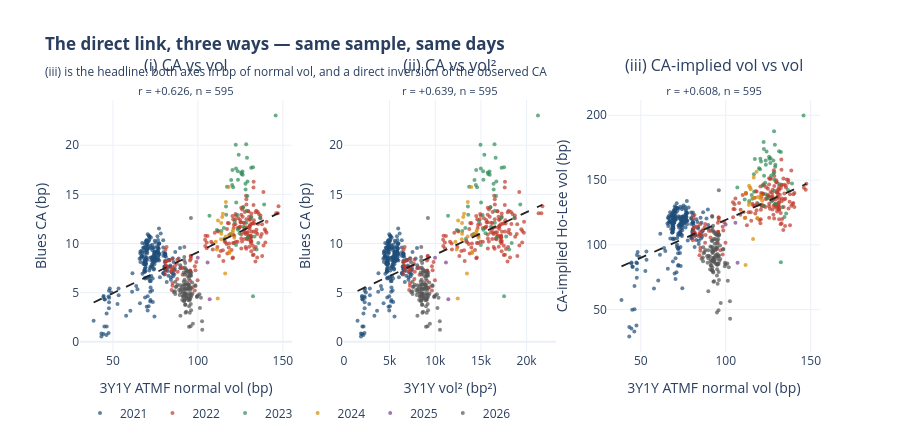

Notebook code cell kept with this figure:
### Markdown cell above
### Scatters — (i), (ii) and (iii) side by side

Same sample, same colouring, three transformations of the same link. (i) and
(ii) put a `bp`-of-CA quantity against a `bp`-of-vol one and against its
square; (iii) is the only one whose two axes are the same unit, and it is the
only one that inverts the model rather than assuming it.

### Code cell
from plotly.subplots import make_subplots

_pan = _al.dropna(subset=["iv", "ca", "vol"]).copy()
_pan["year"] = _pan.index.year
_SPECS = [("(i) CA vs vol", _pan["vol"], _pan["ca"],
           "3Y1Y ATMF normal vol (bp)", "Blues CA (bp)"),
          ("(ii) CA vs vol²", _pan["vol"] ** 2, _pan["ca"],
           "3Y1Y vol² (bp²)", "Blues CA (bp)"),
          ("(iii) CA-implied vol vs vol", _pan["vol"], _pan["iv"],
           "3Y1Y ATMF normal vol (bp)", "CA-implied Ho-Lee vol (bp)")]
_YRCOL = {2021: "#1f4e79", 2022: "#c0392b", 2023: "#2e8b57", 2024: "#d98b00",
          2025: "#7d3c98", 2026: "#555555"}

figpan = make_subplots(rows=1, cols=3, horizontal_spacing=0.07,
                       subplot_titles=[s[0] for s in _SPECS])
for _j, (_ttl, _x, _y, _xl, _yl) in enumerate(_SPECS, start=1):
    _st = CVL.ols(_y, _x)
    for _yr, _g in _pan.groupby("year"):
        figpan.add_trace(go.Scatter(
            x=_x.loc[_g.index], y=_y.loc[_g.index], mode="markers", name=str(_yr),
            legendgroup=str(_yr), showlegend=(_j == 1),
            marker=dict(size=4, color=_YRCOL.get(int(_yr), "#888"), opacity=0.7)),
            row=1, col=_j)
    _xs = np.linspace(float(_x.min()), float(_x.max()), 40)
    figpan.add_trace(go.Scatter(x=_xs, y=_st["alpha"] + _st["beta"] * _xs, mode="lines",
                                showlegend=False,
                                line=dict(color="#222", width=1.8, dash="dash")),
                     row=1, col=_j)
    figpan.layout.annotations[_j - 1].text = (
        f"{_ttl}<br><sub>r = {_st['corr']:+.3f}, n = {_st['n']}</sub>")
    figpan.update_xaxes(title_text=_xl, row=1, col=_j)
    figpan.update_yaxes(title_text=_yl, row=1, col=_j)
figpan.update_layout(
    title=("<b>The direct link, three ways — same sample, same days</b>"
           "<br><sub>(iii) is the headline: both axes in bp of normal vol, and "
           "a direct inversion of the observed CA</sub>"),
    template="plotly_white", height=440,
    legend=dict(orientation="h", yanchor="bottom", y=-0.30, x=0))
figpan.show()

_three = pd.DataFrame([
    {"test": "(i)   CA vs vol", **CVL.ols(_pan["ca"], _pan["vol"])},
    {"test": "(ii)  CA vs vol^2", **CVL.ols(_pan["ca"], _pan["vol"] ** 2)},
    {"test": "(iii) CA-implied vol vs vol", **CVL.ols(_pan["iv"], _pan["vol"])},
]).set_index("test")
print(f"all three on the SAME {len(_pan)} days — the days on which the implied vol "
      f"is defined, i.e. CA > 0. (i) alone over its own larger sample "
      f"(n = {int(H1.loc[H1['x'].str.startswith(CFG.citi_node), 'n_levels'].iloc[0])}, "
      "including the 9 non-positive-CA days) scores +0.728; the 0.013 difference "
      "is those 9 days, and restricting is the right choice because a three-way "
      "comparison on three different samples is not a comparison.")
print(_three.round(4).to_string())
print("\n(ii) does NOT beat (i) here, which is worth stating plainly: over this "
      "sample the vol range is wide enough that the sigma^2 curvature is real, but "
      "the CA's own noise dominates it. The reason (iii) is the headline is not "
      "that it has the biggest r -- it does not -- but that it is the only one "
      "whose two sides are the same quantity in the same unit, so its slope is "
      "interpretable and its level is comparable.")
_three.to_csv(DATA / "ca_vol_link_three_ways.csv")

### Figure 1 — Plotly figure (JSON) as saved in the notebook; plotly's stock layout.template omitted (floating-point values rounded to 4 significant figures; data arrays with more than 128 entries replaced by an {"elided": "..."} marker saying what was removed)
{"data": [{"legendgroup": "2021", "marker": {"color": "#1f4e79", "opacity": 0.7, "size": 4}, "mode": "markers", "name": "2021", "showlegend": true, "type": "scatter", "x": {"elided": "235 float values"}, "xaxis": "x", "y": {"elided": "235 float values"}, "yaxis": "y"}, {"legendgroup": "2022", "marker": {"color": "#c0392b", "opacity": 0.7, "size": 4}, "mode": "markers", "name": "2022", "showlegend": true, "type": "scatter", "x": {"elided": "186 float values"}, "xaxis": "x", "y": {"elided": "186 float values"}, "yaxis": "y"}, {"legendgroup": "2023", "marker": {"color": "#2e8b57", "opacity": 0.7, "size": 4}, "mode": "markers", "name": "2023", "showlegend": true, "type": "scatter", "x": [133.3, 119.3, 113.8, 111.1, 106.8, 115.3, 123.2, 126.7, 145.8, 126.9, 126.2, 124.0, 120.2, 123.6, 129.2, 125.5, 122.5, 128.9, 128.0, 122.4, 120.8, 116.5, 117.1, 119.6, 128.1, 123.5, 120.3, 122.3, 125.7, 126.4, 132.4, 131.4, 128.5, 131.3, 129.1, 128.4, 135.5, 139.0, 134.5, 136.6, 132.4, 129.3, 128.5, 124.5, 123.5, 122.4, 121.6, 115.6, 116.7], "xaxis": "x", "y": [10.71, 10.97, 11.28, 11.36, 12.83, 11.58, 12.89, 13.71, 23.01, 11.71, 17.33, 19.03, 15.96, 16.5, 16.3, 17.21, 14.16, 18.73, 16.07, 17.63, 15.72, 13.75, 15.77, 16.47, 15.49, 17.36, 17.47, 20.03, 17.08, 16.99, 17.75, 17.7, 13.33, 12.61, 14.83, 20.1, 10.05, 13.95, 9.387, 12.63, 4.626, 10.62, 12.1, 11.05, 11.39, 9.856, 12.23, 10.47, 12.92], "yaxis": "y"}, {"legendgroup": "2024", "marker": {"color": "#d98b00", "opacity": 0.7, "size": 4}, "mode": "markers", "name": "2024", "showlegend": true, "type": "scatter", "x": [118.1, 114.7, 111.8, 113.7, 111.7, 114.3, 120.4, 120.7, 121.4, 119.0, 116.4, 113.7, 110.5, 111.1, 116.1, 118.6, 118.5, 116.5, 113.6], "xaxis": "x", "y": [15.74, 13.01, 12.33, 10.98, 4.397, 12.69, 11.12, 11.35, 10.59, 10.93, 10.7, 12.09, 10.18, 9.388, 6.945, 9.178, 9.027, 14.23, 10.43], "yaxis": "y"}, {"legendgroup": "2025", "marker": {"color": "#7d3c98", "opacity": 0.7, "size": 4}, "mode": "markers", "name": "2025", "showlegend": true, "type": "scatter", "x": [105.7, 106.9, 99.89], "xaxis": "x", "y": [8.055, 4.325, 8.538], "yaxis": "y"}, {"legendgroup": "2026", "marker": {"color": "#555555", "opacity": 0.7, "size": 4}, "mode": "markers", "name": "2026", "showlegend": true, "type": "scatter", "x": [92.73, 94.8, 102.6, 100.9, 102.4, 99.4, 101.2, 101.8, 99.9, 96.03, 94.92, 94.39, 94.85, 95.72, 90.67, 89.7, 89.87, 89.31, 86.66, 86.97, 86.72, 85.78, 86.49, 87.45, 88.0, 88.96, 89.7, 89.72, 94.83, 94.82, 95.79, 99.49, 98.33, 95.78, 94.81, 92.04, 92.17, 92.67, 92.61, 92.56, 96.58, 97.02, 98.56, 96.14, 96.0, 95.19, 93.33, 93.43, 92.51, 92.49, 93.12, 92.93, 93.81, 93.37, 95.31, 95.39, 95.48, 95.98, 94.96, 94.41, 93.27, 90.94, 91.97, 91.68, 92.69, 92.19, 91.15, 91.34, 91.31, 91.22, 92.01, 92.44, 92.03, 90.79, 91.94, 92.9, 92.17, 92.39, 92.94, 91.72, 91.86, 91.68, 92.09, 92.75, 94.09, 95.59, 95.05, 94.75, 94.37, 95.91, 95.53, 96.76, 96.21, 95.19, 94.76, 95.34, 93.76, 94.5, 94.08, 93.08, 92.28, 93.21, 94.18], "xaxis": "x", "y": [2.953, 1.518, 1.225, 4.834, 2.096, 4.589, 3.432, 4.477, 4.713, 5.482, 4.28, 5.515, 4.629, 1.578, 5.337, 2.644, 5.372, 4.752, 4.862, 5.57, 6.118, 5.053, 5.138, 5.625, 5.805, 5.256, 5.056, 5.745, 6.676, 3.619, 4.532, 4.588, 5.746, 3.854, 4.911, 4.739, 5.363, 4.89, 3.774, 8.022, 6.026, 1.834, 5.663, 7.032, 3.201, 2.943, 4.437, 6.061, 5.417, 3.755, 3.061, 4.621, 5.42, 4.457, 4.266, 6.821, 4.826, 6.714, 5.611, 4.223, 4.725, 5.634, 8.618, 7.053, 5.357, 6.319, 5.094, 4.915, 4.612, 4.627, 9.645, 5.78, 4.201, 4.243, 8.273, 7.025, 6.851, 4.977, 4.899, 5.792, 4.106, 6.14, 4.33, 5.836, 5.294, 5.262, 5.423, 6.417, 5.83, 12.59, 6.763, 4.924, 4.737, 4.445, 5.795, 7.05, 6.701, 7.105, 7.142, 7.383, 7.549, 7.264, 5.795], "yaxis": "y"}, {"line": {"color": "#222", "dash": "dash", "width": 1.8}, "mode": "lines", "showlegend": false, "type": "scatter", "x": [38.61, 41.4, 44.19, 46.98, 49.77, 52.57, 55.36, 58.15, 60.94, 63.73, 66.52, 69.31, 72.1, 74.89, 77.68, 80.47, 83.26, 86.05, 88.84, 91.63, 94.42, 97.21, 100.0, 102.8, 105.6, 108.4, 111.2, 114.0, 116.7, 119.5, 122.3, 125.1, 127.9, 130.7, 133.5, 136.3, 139.1, 141.9, 144.6, 147.4], "xaxis": "x", "y": [3.994, 4.227, 4.46, 4.693, 4.926, 5.159, 5.392, 5.626, 5.859, 6.092, 6.325, 6.558, 6.791, 7.024, 7.258, 7.491, 7.724, 7.957, 8.19, 8.423, 8.656, 8.89, 9.123, 9.356, 9.589, 9.822, 10.06, 10.29, 10.52, 10.75, 10.99, 11.22, 11.45, 11.69, 11.92, 12.15, 12.39, 12.62, 12.85, 13.09], "yaxis": "y"}, {"legendgroup": "2021", "marker": {"color": "#1f4e79", "opacity": 0.7, "size": 4}, "mode": "markers", "name": "2021", "showlegend": false, "type": "scatter", "x": {"elided": "235 float values"}, "xaxis": "x2", "y": {"elided": "235 float values"}, "yaxis": "y2"}, {"legendgroup": "2022", "marker": {"color": "#c0392b", "opacity": 0.7, "size": 4}, "mode": "markers", "name": "2022", "showlegend": false, "type": "scatter", "x": {"elided": "186 float values"}, "xaxis": "x2", "y": {"elided": "186 float values"}, "yaxis": "y2"}, {"legendgroup": "2023", "marker": {"color": "#2e8b57", "opacity": 0.7, "size": 4}, "mode": "markers", "name": "2023", "showlegend": false, "type": "scatter", "x": [17770.0, 14230.0, 12950.0, 12350.0, 11400.0, 13290.0, 15190.0, 16050.0, 21250.0, 16100.0, 15940.0, 15370.0, 14440.0, 15270.0, 16690.0, 15750.0, 15020.0, 16610.0, 16380.0, 14990.0, 14580.0, 13580.0, 13710.0, 14300.0, 16400.0, 15240.0, 14480.0, 14950.0, 15790.0, 15970.0, 17540.0, 17260.0, 16520.0, 17250.0, 16660.0, 16490.0, 18370.0, 19310.0, 18100.0, 18660.0, 17540.0, 16720.0, 16520.0, 15500.0, 15260.0, 14990.0, 14790.0, 13370.0, 13610.0], "xaxis": "x2", "y": [10.71, 10.97, 11.28, 11.36, 12.83, 11.58, 12.89, 13.71, 23.01, 11.71, 17.33, 19.03, 15.96, 16.5, 16.3, 17.21, 14.16, 18.73, 16.07, 17.63, 15.72, 13.75, 15.77, 16.47, 15.49, 17.36, 17.47, 20.03, 17.08, 16.99, 17.75, 17.7, 13.33, 12.61, 14.83, 20.1, 10.05, 13.95, 9.387, 12.63, 4.626, 10.62, 12.1, 11.05, 11.39, 9.856, 12.23, 10.47, 12.92], "yaxis": "y2"}, {"legendgroup": "2024", "marker": {"color": "#d98b00", "opacity": 0.7, "size": 4}, "mode": "markers", "name": "2024", "showlegend": false, "type": "scatter", "x": [13940.0, 13150.0, 12500.0, 12940.0, 12470.0, 13060.0, 14490.0, 14560.0, 14750.0, 14150.0, 13550.0, 12930.0, 12210.0, 12350.0, 13470.0, 14070.0, 14050.0, 13560.0, 12910.0], "xaxis": "x2", "y": [15.74, 13.01, 12.33, 10.98, 4.397, 12.69, 11.12, 11.35, 10.59, 10.93, 10.7, 12.09, 10.18, 9.388, 6.945, 9.178, 9.027, 14.23, 10.43], "yaxis": "y2"}, {"legendgroup": "2025", "marker": {"color": "#7d3c98", "opacity": 0.7, "size": 4}, "mode": "markers", "name": "2025", "showlegend": false, "type": "scatter", "x": [11170.0, 11430.0, 9978.0], "xaxis": "x2", "y": [8.055, 4.325, 8.538], "yaxis": "y2"}, {"legendgroup": "2026", "marker": {"color": "#555555", "opacity": 0.7, "size": 4}, "mode": "markers", "name": "2026", "showlegend": false, "type": "scatter", "x": [8599.0, 8987.0, 10520.0, 10180.0, 10490.0, 9881.0, 10240.0, 10360.0, 9981.0, 9221.0, 9010.0, 8909.0, 8997.0, 9162.0, 8221.0, 8047.0, 8077.0, 7976.0, 7510.0, 7563.0, 7520.0, 7357.0, 7480.0, 7647.0, 7743.0, 7913.0, 8046.0, 8049.0, 8993.0, 8990.0, 9175.0, 9899.0, 9669.0, 9174.0, 8989.0, 8472.0, 8496.0, 8588.0, 8578.0, 8567.0, 9328.0, 9413.0, 9714.0, 9243.0, 9216.0, 9061.0, 8711.0, 8730.0, 8558.0, 8555.0, 8671.0, 8636.0, 8800.0, 8717.0, 9084.0, 9100.0, 9117.0, 9212.0, 9018.0, 8913.0, 8699.0, 8269.0, 8459.0, 8405.0, 8592.0, 8498.0, 8309.0, 8342.0, 8338.0, 8321.0, 8467.0, 8545.0, 8470.0, 8243.0, 8453.0, 8630.0, 8495.0, 8537.0, 8639.0, 8413.0, 8439.0, 8405.0, 8480.0, 8602.0, 8853.0, 9138.0, 9034.0, 8977.0, 8906.0, 9198.0, 9125.0, 9363.0, 9256.0, 9061.0, 8980.0, 9091.0, 8791.0, 8930.0, 8851.0, 8663.0, 8516.0, 8688.0, 8870.0], "xaxis": "x2", "y": [2.953, 1.518, 1.225, 4.834, 2.096, 4.589, 3.432, 4.477, 4.713, 5.482, 4.28, 5.515, 4.629, 1.578, 5.337, 2.644, 5.372, 4.752, 4.862, 5.57, 6.118, 5.053, 5.138, 5.625, 5.805, 5.256, 5.056, 5.745, 6.676, 3.619, 4.532, 4.588, 5.746, 3.854, 4.911, 4.739, 5.363, 4.89, 3.774, 8.022, 6.026, 1.834, 5.663, 7.032, 3.201, 2.943, 4.437, 6.061, 5.417, 3.755, 3.061, 4.621, 5.42, 4.457, 4.266, 6.821, 4.826, 6.714, 5.611, 4.223, 4.725, 5.634, 8.618, 7.053, 5.357, 6.319, 5.094, 4.915, 4.612, 4.627, 9.645, 5.78, 4.201, 4.243, 8.273, 7.025, 6.851, 4.977, 4.899, 5.792, 4.106, 6.14, 4.33, 5.836, 5.294, 5.262, 5.423, 6.417, 5.83, 12.59, 6.763, 4.924, 4.737, 4.445, 5.795, 7.05, 6.701, 7.105, 7.142, 7.383, 7.549, 7.264, 5.795], "yaxis": "y2"}, {"line": {"color": "#222", "dash": "dash", "width": 1.8}, "mode": "lines", "showlegend": false, "type": "scatter", "x": [1491.0, 2010.0, 2529.0, 3048.0, 3568.0, 4087.0, 4606.0, 5125.0, 5644.0, 6163.0, 6683.0, 7202.0, 7721.0, 8240.0, 8759.0, 9278.0, 9797.0, 10320.0, 10840.0, 11350.0, 11870.0, 12390.0, 12910.0, 13430.0, 13950.0, 14470.0, 14990.0, 15510.0, 16030.0, 16550.0, 17070.0, 17580.0, 18100.0, 18620.0, 19140.0, 19660.0, 20180.0, 20700.0, 21220.0, 21740.0], "xaxis": "x2", "y": [5.169, 5.394, 5.619, 5.844, 6.069, 6.294, 6.519, 6.744, 6.968, 7.193, 7.418, 7.643, 7.868, 8.093, 8.318, 8.543, 8.768, 8.993, 9.218, 9.443, 9.668, 9.893, 10.12, 10.34, 10.57, 10.79, 11.02, 11.24, 11.47, 11.69, 11.92, 12.14, 12.37, 12.59, 12.82, 13.04, 13.27, 13.49, 13.72, 13.94], "yaxis": "y2"}, {"legendgroup": "2021", "marker": {"color": "#1f4e79", "opacity": 0.7, "size": 4}, "mode": "markers", "name": "2021", "showlegend": false, "type": "scatter", "x": {"elided": "235 float values"}, "xaxis": "x3", "y": {"elided": "235 float values"}, "yaxis": "y3"}, {"legendgroup": "2022", "marker": {"color": "#c0392b", "opacity": 0.7, "size": 4}, "mode": "markers", "name": "2022", "showlegend": false, "type": "scatter", "x": {"elided": "186 float values"}, "xaxis": "x3", "y": {"elided": "186 float values"}, "yaxis": "y3"}, {"legendgroup": "2023", "marker": {"color": "#2e8b57", "opacity": 0.7, "size": 4}, "mode": "markers", "name": "2023", "showlegend": false, "type": "scatter", "x": [133.3, 119.3, 113.8, 111.1, 106.8, 115.3, 123.2, 126.7, 145.8, 126.9, 126.2, 124.0, 120.2, 123.6, 129.2, 125.5, 122.5, 128.9, 128.0, 122.4, 120.8, 116.5, 117.1, 119.6, 128.1, 123.5, 120.3, 122.3, 125.7, 126.4, 132.4, 131.4, 128.5, 131.3, 129.1, 128.4, 135.5, 139.0, 134.5, 136.6, 132.4, 129.3, 128.5, 124.5, 123.5, 122.4, 121.6, 115.6, 116.7], "xaxis": "x3", "y": [129.0, 131.3, 133.8, 135.0, 144.3, 138.6, 147.8, 153.3, 199.7, 133.5, 163.2, 172.0, 158.3, 161.8, 161.7, 168.0, 153.2, 177.2, 165.1, 173.9, 164.4, 154.4, 166.3, 159.1, 155.1, 165.1, 166.5, 179.3, 166.5, 166.9, 171.6, 172.3, 150.3, 147.0, 160.4, 187.8, 124.3, 147.3, 121.4, 142.3, 86.63, 132.0, 141.7, 136.1, 139.0, 130.0, 145.6, 135.5, 140.9], "yaxis": "y3"}, {"legendgroup": "2024", "marker": {"color": "#d98b00", "opacity": 0.7, "size": 4}, "mode": "markers", "name": "2024", "showlegend": false, "type": "scatter", "x": [118.1, 114.7, 111.8, 113.7, 111.7, 114.3, 120.4, 120.7, 121.4, 119.0, 116.4, 113.7, 110.5, 111.1, 116.1, 118.6, 118.5, 116.5, 113.6], "xaxis": "x3", "y": [156.4, 143.0, 139.9, 132.7, 84.46, 144.3, 135.8, 137.9, 134.0, 136.9, 136.2, 145.6, 125.1, 120.8, 104.4, 120.7, 120.4, 152.0, 130.8], "yaxis": "y3"}, {"legendgroup": "2025", "marker": {"color": "#7d3c98", "opacity": 0.7, "size": 4}, "mode": "markers", "name": "2025", "showlegend": false, "type": "scatter", "x": [105.7, 106.9, 99.89], "xaxis": "x3", "y": [117.0, 86.22, 115.6], "yaxis": "y3"}, {"legendgroup": "2026", "marker": {"color": "#555555", "opacity": 0.7, "size": 4}, "mode": "markers", "name": "2026", "showlegend": false, "type": "scatter", "x": [92.73, 94.8, 102.6, 100.9, 102.4, 99.4, 101.2, 101.8, 99.9, 96.03, 94.92, 94.39, 94.85, 95.72, 90.67, 89.7, 89.87, 89.31, 86.66, 86.97, 86.72, 85.78, 86.49, 87.45, 88.0, 88.96, 89.7, 89.72, 94.83, 94.82, 95.79, 99.49, 98.33, 95.78, 94.81, 92.04, 92.17, 92.67, 92.61, 92.56, 96.58, 97.02, 98.56, 96.14, 96.0, 95.19, 93.33, 93.43, 92.51, 92.49, 93.12, 92.93, 93.81, 93.37, 95.31, 95.39, 95.48, 95.98, 94.96, 94.41, 93.27, 90.94, 91.97, 91.68, 92.69, 92.19, 91.15, 91.34, 91.31, 91.22, 92.01, 92.44, 92.03, 90.79, 91.94, 92.9, 92.17, 92.39, 92.94, 91.72, 91.86, 91.68, 92.09, 92.75, 94.09, 95.59, 95.05, 94.75, 94.37, 95.91, 95.53, 96.76, 96.21, 95.19, 94.76, 95.34, 93.76, 94.5, 94.08, 93.08, 92.28, 93.21, 94.18], "xaxis": "x3", "y": [71.55, 47.84, 43.01, 85.63, 56.43, 83.56, 72.31, 82.65, 85.0, 91.74, 81.12, 92.16, 84.69, 49.48, 91.07, 64.14, 91.51, 86.26, 87.32, 93.54, 98.1, 89.23, 90.17, 94.42, 96.0, 91.42, 89.73, 95.87, 103.5, 76.27, 85.42, 86.14, 96.48, 79.07, 89.33, 87.82, 93.64, 89.48, 78.67, 114.8, 99.57, 55.06, 96.83, 108.0, 72.91, 69.96, 86.18, 100.8, 95.38, 79.48, 71.92, 88.44, 95.86, 87.0, 85.18, 108.0, 90.88, 107.3, 98.16, 85.22, 90.36, 98.75, 122.2, 103.1, 90.14, 97.98, 88.03, 86.54, 83.89, 84.22, 121.7, 94.27, 80.43, 81.07, 113.3, 104.5, 103.3, 88.08, 87.65, 95.38, 80.37, 98.35, 82.78, 96.18, 91.68, 91.47, 92.93, 101.3, 96.65, 142.1, 104.3, 89.03, 87.53, 84.85, 96.96, 107.0, 104.4, 107.8, 108.1, 110.0, 111.4, 109.3, 97.87], "yaxis": "y3"}, {"line": {"color": "#222", "dash": "dash", "width": 1.8}, "mode": "lines", "showlegend": false, "type": "scatter", "x": [38.61, 41.4, 44.19, 46.98, 49.77, 52.57, 55.36, 58.15, 60.94, 63.73, 66.52, 69.31, 72.1, 74.89, 77.68, 80.47, 83.26, 86.05, 88.84, 91.63, 94.42, 97.21, 100.0, 102.8, 105.6, 108.4, 111.2, 114.0, 116.7, 119.5, 122.3, 125.1, 127.9, 130.7, 133.5, 136.3, 139.1, 141.9, 144.6, 147.4], "xaxis": "x3", "y": [83.37, 85.0, 86.63, 88.27, 89.9, 91.53, 93.17, 94.8, 96.43, 98.06, 99.7, 101.3, 103.0, 104.6, 106.2, 107.9, 109.5, 111.1, 112.8, 114.4, 116.0, 117.7, 119.3, 120.9, 122.6, 124.2, 125.8, 127.5, 129.1, 130.7, 132.4, 134.0, 135.6, 137.3, 138.9, 140.5, 142.1, 143.8, 145.4, 147.0], "yaxis": "y3"}], "layout": {"annotations": [{"font": {"size": 16}, "showarrow": false, "text": "(i) CA vs vol<br><sub>r = +0.626, n = 595</sub>", "x": 0.1433, "xanchor": "center", "xref": "paper", "y": 1.0, "yanchor": "bottom", "yref": "paper"}, {"font": {"size": 16}, "showarrow": false, "text": "(ii) CA vs vol²<br><sub>r = +0.639, n = 595</sub>", "x": 0.5, "xanchor": "center", "xref": "paper", "y": 1.0, "yanchor": "bottom", "yref": "paper"}, {"font": {"size": 16}, "showarrow": false, "text": "(iii) CA-implied vol vs vol<br><sub>r = +0.608, n = 595</sub>", "x": 0.8567, "xanchor": "center", "xref": "paper", "y": 1.0, "yanchor": "bottom", "yref": "paper"}], "height": 440, "legend": {"orientation": "h", "x": 0, "y": -0.3, "yanchor": "bottom"}, "title": {"text": "<b>The direct link, three ways — same sample, same days</b><br><sub>(iii) is the headline: both axes in bp of normal vol, and a direct inversion of the observed CA</sub>"}, "xaxis": {"anchor": "y", "domain": [0.0, 0.2867], "title": {"text": "3Y1Y ATMF normal vol (bp)"}}, "xaxis2": {"anchor": "y2", "domain": [0.3567, 0.6433], "title": {"text": "3Y1Y vol² (bp²)"}}, "xaxis3": {"anchor": "y3", "domain": [0.7133, 1.0], "title": {"text": "3Y1Y ATMF normal vol (bp)"}}, "yaxis": {"anchor": "x", "domain": [0.0, 1.0], "title": {"text": "Blues CA (bp)"}}, "yaxis2": {"anchor": "x2", "domain": [0.0, 1.0], "title": {"text": "Blues CA (bp)"}}, "yaxis3": {"anchor": "x3", "domain": [0.0, 1.0], "title": {"text": "CA-implied Ho-Lee vol (bp)"}}}}
